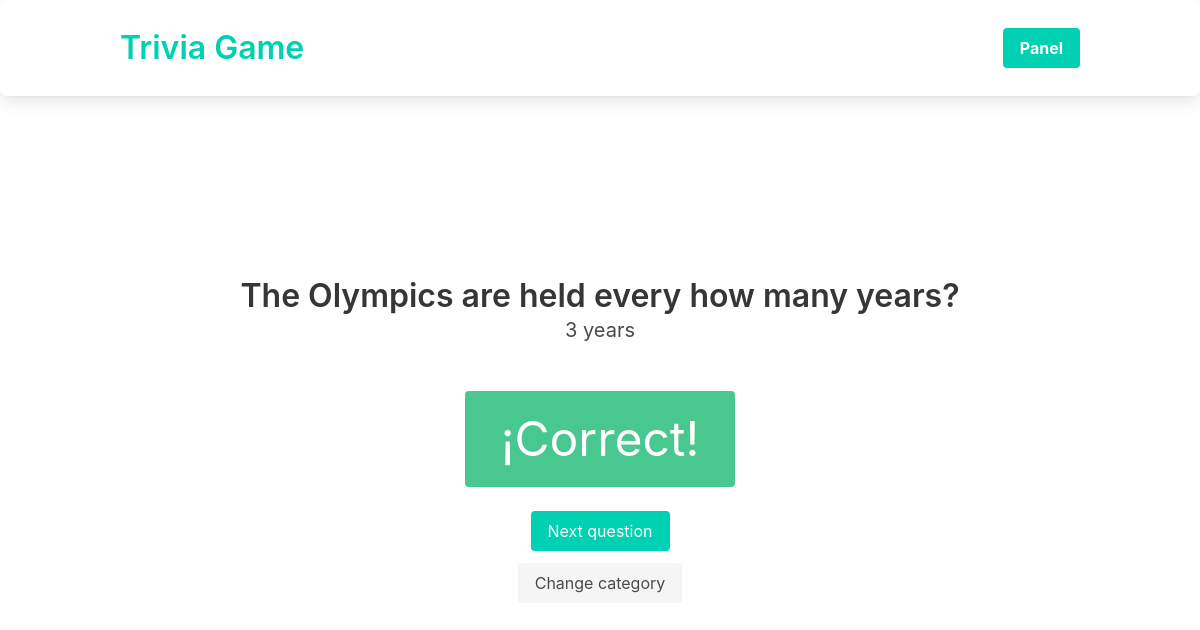
The page /trivia/answer/6 on the database as committed earlier.
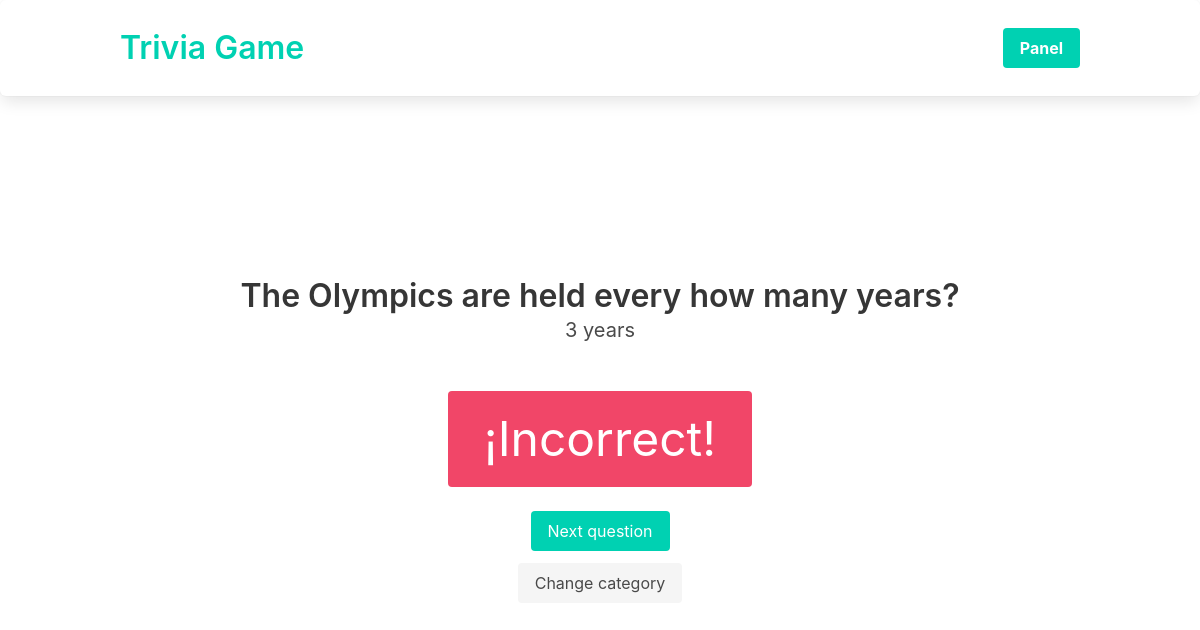
The same page on the database as committed later.
### app/trivia/models.py (models this page shows)
class Answer(models.Model):
    answer = models.CharField(max_length=255)
    is_correct = models.BooleanField(default=False)
    question = models.ForeignKey(Question, on_delete=models.CASCADE)
    def __str__(self) -> str:
        return self.answer

class Question(models.Model):
    question = models.CharField(max_length=255)
    category = models.ForeignKey(Category, on_delete=models.CASCADE)
    def __str__(self) -> str:
        return self.question

### app/trivia/views.py (the view)
class ShowAnswer(View):
    def get(self, request, answer_id, *args, **kwargs):
        known = request.session.get("known", [])
        answer = get_object_or_404(Answer, pk=answer_id)
        if answer.is_correct:
            known.append(answer.question.id)
            request.session["known"] = known
        return render(request, "trivia/show-answer.html", context={"answer": answer})

### app/templates/trivia/show-answer.html
{% extends 'base.html' %} {% block content %}
<div
  class="is-flex is-vh-80 is-justify-content-center is-align-items-center is-flex-direction-column"
>
  <h2 class="title">{{ answer.question }}</h2>
  <h3 class="subtitle">{{ answer }}</h3>
  <br />
  <h3 class="subtitle is-block">
    {% if answer.is_correct %}
    <span class="tag is-success is-size-1">¡Correct!</span>
    {% else %}
    <span class="tag is-danger is-size-1">¡Incorrect!</span>
    {% endif %}
  </h3>
  <a
    href="{% url 'trivia:play' category_id=answer.question.category.id %}"
    class="button is-primary mb-3"
    >Next question</a
  >
  <a href="{% url 'trivia:category' %}" class="button is-light"
    >Change category</a
  >
</div>
{% endblock content %}

### app/templates/base.html (shortened to what this page needs)
{% load static %}
<!DOCTYPE html>
<html lang="en">
  <head>
  </head>
  <body>
    {% include 'includes/nav.html' %}
    <div class="container">{% block content %}{% endblock %}</div>
  </body>
</html>

### app/templates/includes/nav.html (shortened to what this page needs)
<nav class="navbar box" role="navigation" aria-label="main navigation">
  <div class="container">
    <div class="navbar-brand">
      <div class="navbar-item">
        <a class="title has-text-primary" href="/">Trivia Game</a>
      </div>
    </div>
    <div id="navbarBasicExample" class="navbar-menu">
      <div class="navbar-end">
        <div class="navbar-item">
          <div class="buttons">
            <a class="button is-primary" href="/admin">
              <strong>Panel</strong>
            </a>
          </div>
        </div>
      </div>
    </div>
  </div>
</nav>

Rows that differ between the two databases and show on the page:
changed Answer "The Olympics are held every how many years?": is_correct True → False (drawn)
Other text that changed with them:
text no longer shown: "¡Correct!"
text now shown: "¡Incorrect!"
